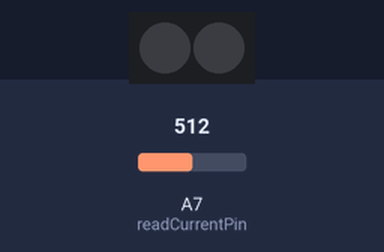
This sketch was run on a simulated Arduino Nano, built with avr-gcc and run on an emulated ATmega328P. Parts: 2 RGB LEDs in strip order, left to right. The inputs (shaded band) are chosen by the test bench; at power-on: A7 (readCurrentPin) = 512. What the sketch prints to the serial monitor is not drawn.

Above: at 3.0 s.
Timing chart, 0 to 7.8 s (numbered marks = the images above):
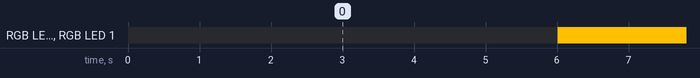

Measured:
- by itself, RGB LED 0, RGB LED 1: alternates RGB(255, 192, 0) for 3.0 s and off for 3.0 s

The sketch:

Flasche.ino
```cpp
#include <WS2812.h>

#define ledDataPin A5
#define LEDCount 2
#define powerOutPin 5
#define readCurrentPin A7

WS2812 LED(LEDCount);
cRGB rgbValue;

cRGB offRGBValue;
cRGB errorRGBValue;

boolean ledOnOff = false;
int defcon = 0;
unsigned long blinkInterval[3] = { 99999, 3000, 280 };

unsigned long blinkTimer = 0;
unsigned long currentReadTimer = 0;
unsigned long defconTimer = 0;
long changeDefcon = 1800000; //30min.

float lastVoltage = 0;
float voltageAlarm = 0.4;

void setup()
{
  pinMode(powerOutPin, OUTPUT);
  digitalWrite(powerOutPin, HIGH);

  Serial.begin(9600);

  //set off color
  offRGBValue.r = 0;
  offRGBValue.g = 0;
  offRGBValue.b = 0;

  //set error rgb color
  errorRGBValue.r = 0;
  errorRGBValue.g = 0;
  errorRGBValue.b = 255;

  //setup led
	LED.setOutput(ledDataPin);
	LED.setColorOrderRGB();  // Uncomment for RGB color order

  //disable led
  rgbValue = offRGBValue ;

  //turn led of on start
  LED.set_crgb_at(0, offRGBValue);
  LED.set_crgb_at(1, offRGBValue);
  LED.sync();
}

void setDefcon()
{
  if(lastVoltage > voltageAlarm)
  {
    unsigned long currentMillis = millis();
    if(defconTimer == 0)
    {
      defconTimer = millis();
    }

    defcon = 1;

    if ((currentMillis - defconTimer) >= changeDefcon)
    {
      defcon = 2;
    }
  }
  else
  {
    defconTimer = 0;
    defcon = 0;
  }
}

void readCurrent()
{
  int sensorValue = analogRead(readCurrentPin);
  lastVoltage = sensorValue * (5.0 / 1023.0);

  Serial.println(lastVoltage);
}

void setLEDColor()
{
  switch(defcon)
  {
    case 0:
      rgbValue = offRGBValue;
      break;
    case 1:
      rgbValue.r = 255;
      rgbValue.g = 192;
      rgbValue.b = 0;
      break;
    case 2:
      rgbValue.r = 255;
      rgbValue.g = 0;
      rgbValue.b = 0;
      break;
    default:
      rgbValue.r = 0;
      rgbValue.g = 0;
      rgbValue.b = 255;
      break;
  }
}

void ledBlink()
{
  setLEDColor();

  unsigned long currentMillis = millis();

  if (defcon != 0 && (currentMillis - blinkTimer) >= blinkInterval[defcon])
  {
    blinkTimer = currentMillis;

    if(ledOnOff)
    {
      LED.set_crgb_at(0, rgbValue);
      LED.set_crgb_at(1, rgbValue);
    }
    else
    {
      LED.set_crgb_at(0, offRGBValue);
      LED.set_crgb_at(1, offRGBValue);
    }
    LED.sync();
    ledOnOff = !ledOnOff;
  }
}

void loop()
{
  ledBlink();
  readCurrent();
  setDefcon();
}
```
